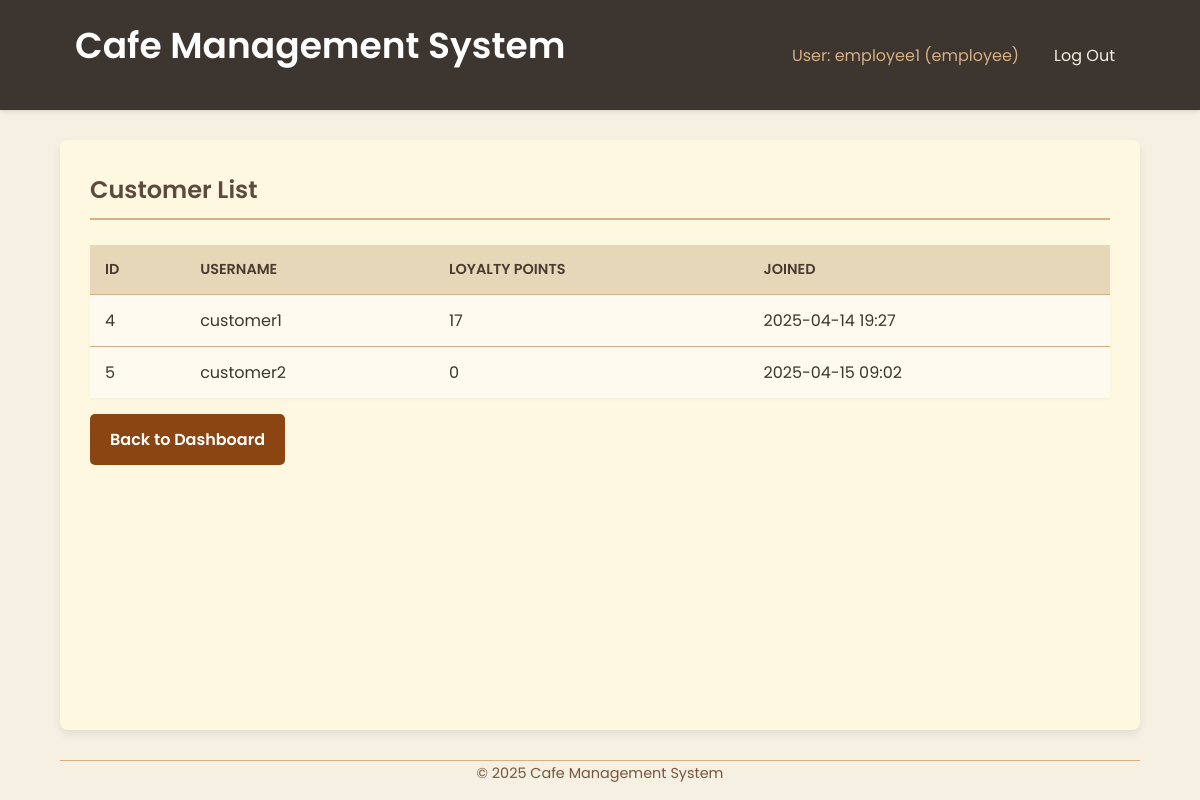
Before: /employee/customers (signed in) with the older database file.
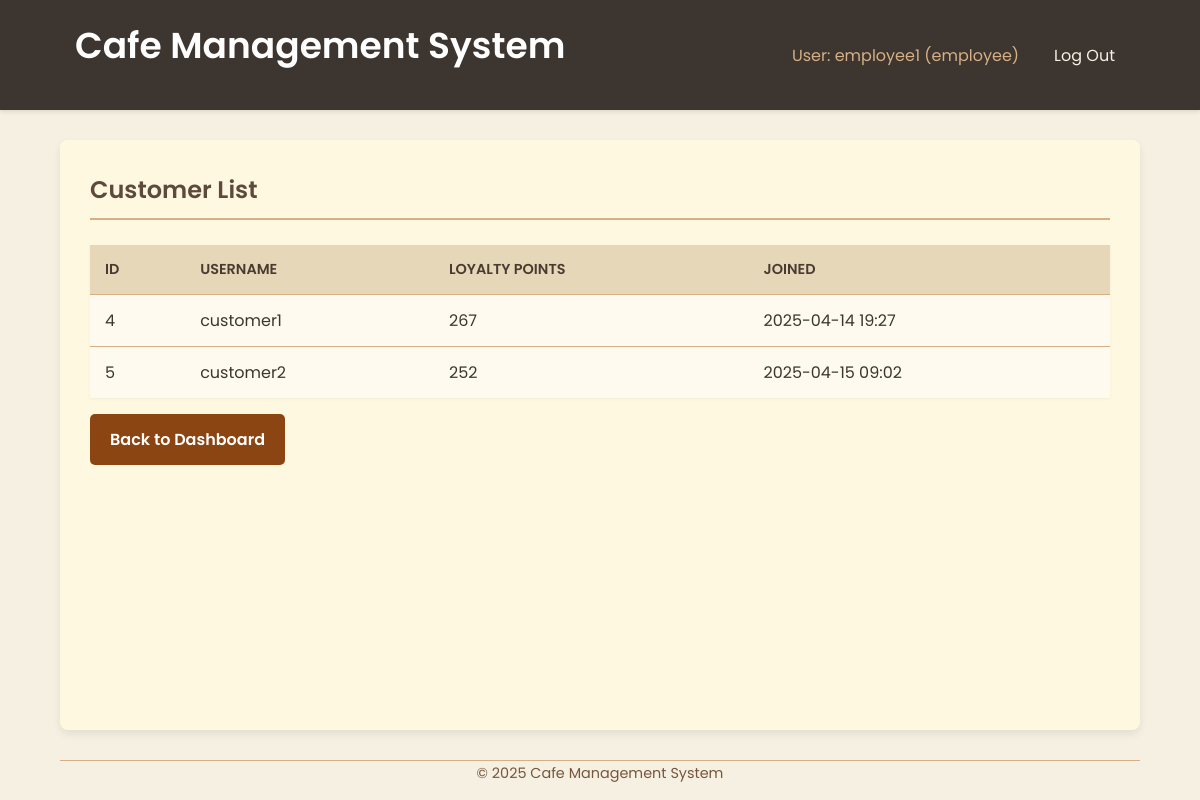
After: the same page with the newer database file.
### tables this page shows
CREATE TABLE users (
            id INTEGER PRIMARY KEY AUTOINCREMENT,
            username TEXT UNIQUE NOT NULL,
            password_hash TEXT NOT NULL,
            role TEXT NOT NULL CHECK(role IN ('customer', 'employee', 'admin')),
            loyalty_points INTEGER DEFAULT 0,
            created_at TIMESTAMP DEFAULT CURRENT_TIMESTAMP
        );

### app.py (the view)
@app.route('/employee/customers')
@login_required
@role_required('employee')
def employee_view_customers():
    customers = []
    db = get_db()
    if not db: return render_template('employee/view_customers.html', customers=[], error="Database connection failed")
    try:
        cursor = db.execute("""
            SELECT id, username, loyalty_points, created_at
            FROM users
            WHERE role = 'customer'
            ORDER BY username ASC
        """)
        customers = cursor.fetchall()
    except sqlite3.Error as e:
        print(f"DB Error fetching customers for employee: {e}")
        flash("Could not fetch customer list.", "danger")
    return render_template('employee/view_customers.html', customers=customers)

### app.py (called while the page is built)
def get_db():
    if 'db' not in g:
        try:
            g.db = sqlite3.connect(DATABASE)
            g.db.row_factory = sqlite3.Row # Return rows as dictionary-like objects
            print("Database connection opened.")
        except sqlite3.Error as e:
            print(f"Database connection error: {e}")
            flash("Database connection error. Please try again later.", "danger")
            g.db = None # Ensure db is None if connection failed
    return g.db

@app.context_processor
def inject_current_year():
    return {'current_year': datetime.datetime.now().year}

def login_required(f):
    @wraps(f)
    def decorated_function(*args, **kwargs):
        if 'user_id' not in session:
            flash('Please log in to access this page.', 'warning')
            return redirect(url_for('login'))
        return f(*args, **kwargs)
    return decorated_function

### templates/employee/view_customers.html (shortened to what this page needs)
{% extends 'base.html' %}
{% block content %}
  <h2>Customer List</h2>
  {% if customers %}
    <table>
      <thead>
        <tr>
          <th>ID</th>
          <th>Username</th>
          <th>Loyalty Points</th>
          <th>Joined</th>
          </tr>
      </thead>
      <tbody>
        {% for customer in customers %}
          <tr>
            <td>{{ customer['id'] }}</td>
            <td>{{ customer['username'] }}</td>
            <td>{{ customer['loyalty_points'] }}</td>
            <td>{{ customer['created_at'][:16].replace('T',' ') }}</td>
          </tr>
        {% endfor %}
      </tbody>
    </table>
  {% else %}
    <p>No customers found.</p>
  {% endif %}
  <p><a href="{{ url_for('employee_dashboard') }}" class="button-link mt-2">Back to Dashboard</a></p>
{% endblock %}

Changed rows visible on the page:
changed users "customer1": loyalty_points "17" → "267"
changed users "customer2": loyalty_points "0" → "252"
